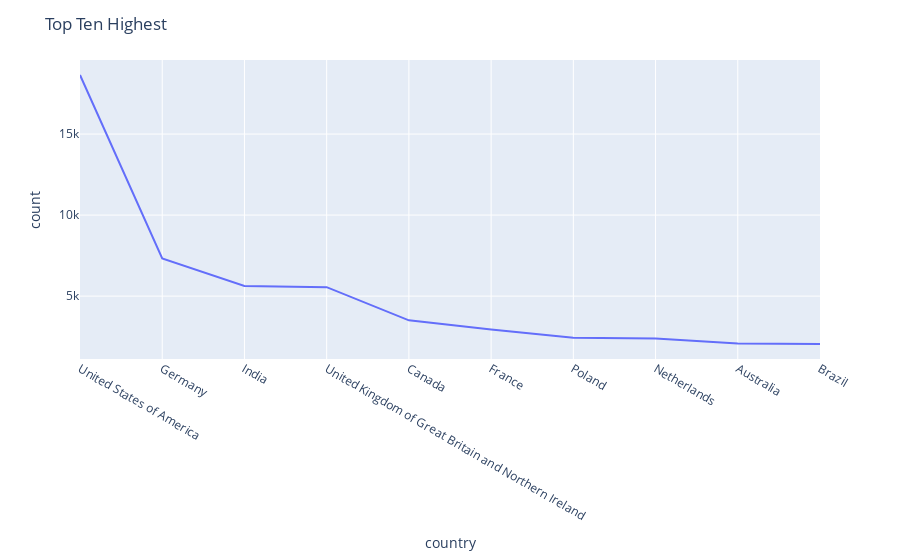

This figure's notebook cell:
### Code cell
fig = px.line(x=country_index['Country'].iloc[:10],y=country_index['count'].iloc[:10],labels={'x':'country','y':'count'})
fig.update_layout(title="Top Ten Highest")
fig.show()

### Figure 1 — Plotly figure (JSON) as saved in the notebook; plotly's stock layout.template omitted (floating-point values rounded to 4 significant figures)
{"data": [{"hovertemplate": "country=%{x}<br>count=%{y}<extra></extra>", "legendgroup": "", "line": {"color": "#636efa", "dash": "solid"}, "marker": {"symbol": "circle"}, "mode": "lines", "name": "", "orientation": "v", "showlegend": false, "type": "scatter", "x": ["United States of America", "Germany", "India", "United Kingdom of Great Britain and Northern Ireland", "Canada", "France", "Poland", "Netherlands", "Australia", "Brazil"], "xaxis": "x", "y": [18647, 7328, 5625, 5552, 3507, 2933, 2435, 2383, 2078, 2042], "yaxis": "y"}], "layout": {"legend": {"tracegroupgap": 0}, "margin": {"t": 60}, "title": {"text": "Top Ten Highest"}, "xaxis": {"anchor": "y", "domain": [0, 1], "title": {"text": "country"}}, "yaxis": {"anchor": "x", "domain": [0, 1], "title": {"text": "count"}}}}
